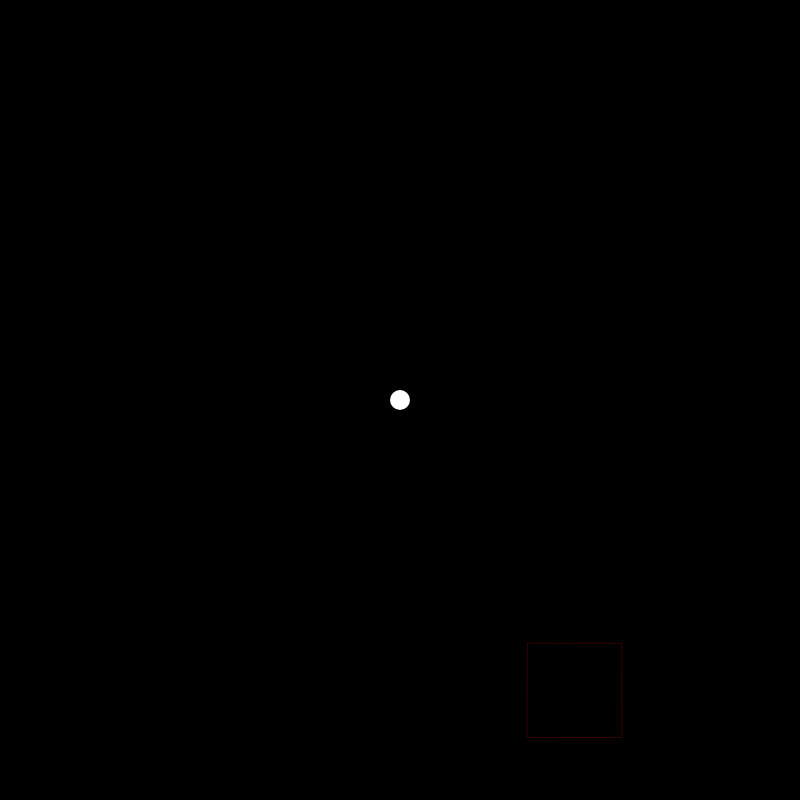
Frame 1 (no input)
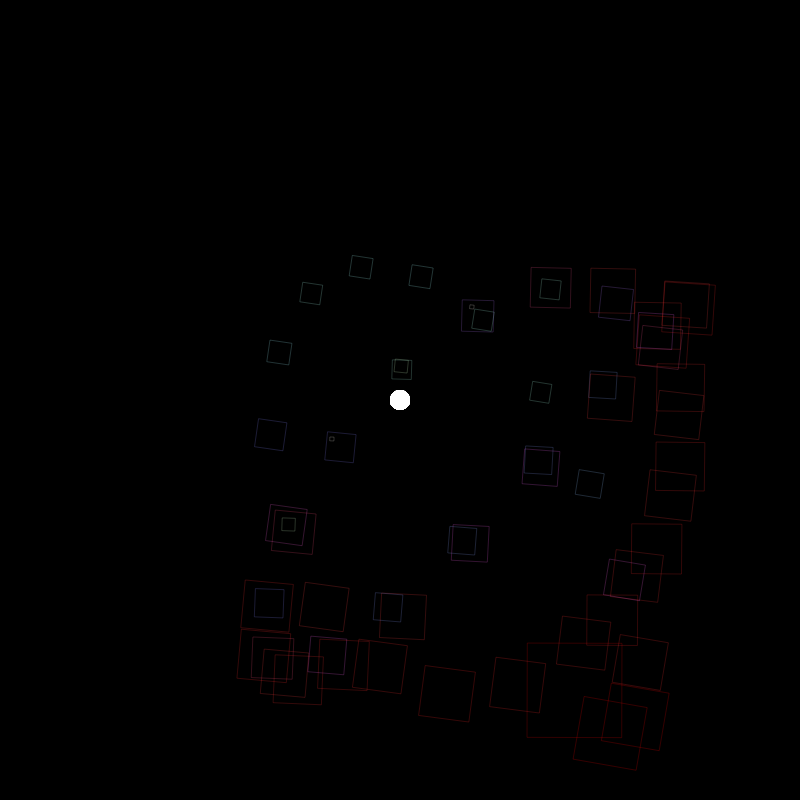
Frame 60 (no input)
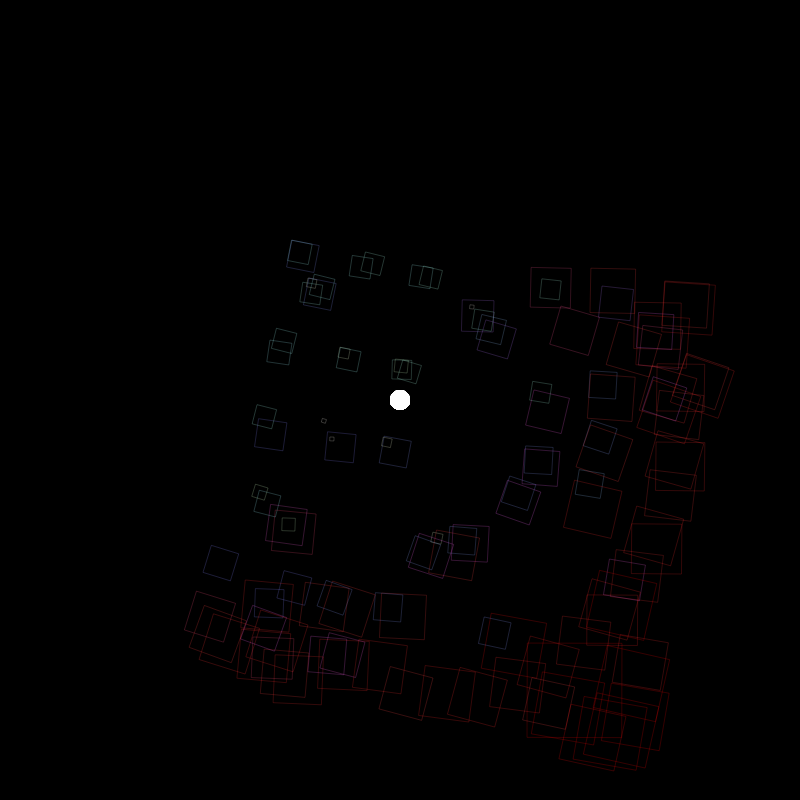
Frame 120 (the mouse pressed at the canvas centre since frame 60)

The p5.js sketch that drew these frames (run headless with seeded random() and noise() and a simulated clock; from frame 60 on, the mouse is pressed at the canvas centre):

// p5.js sketch
// ── sketch.js
var r = 4;
var px, py;
var spd = 1;

function setup() {
    px = 0;
    py = 0;
    createCanvas(800, 800);
    angleMode(DEGREES);
    background(0);
    colorMode(HSB);
    // frameRate(30);
}

function draw() {

    // background(0);
    noStroke();
    var d = dist(width/2, height/2, px, py);
    
    push();
        translate(width/2, height/2);
        ellipse(0, 0, 20, 20);
        spd = noise(frameCount/100) * 5;
        rotate(frameCount/6);
        // rect(50, 50, 20, 20);

        push();
            // translate(20, 20);
            translate(
                sin(frameCount * 20) * width/4,
                cos(frameCount * 24 + (frameCount/360)) * width/4
                // 10 * (cos(frameCount*8)), 0
                // 50 + width/8 * (sin(frameCount) + cos(frameCount*8))
                // 10 * (cos(frameCount*8)),
                // frameCount/2
                );

            // fill(80 + (d/width) * 255, 100 * (d/200), 100 * (d/width));
            noFill();
            stroke((d/180) * 255, 100 * (d/360), 100);
            strokeWeight(0.2);
            r = d/6;
            // ellipse(60, 60, r, r)
            rect(60, 60, r, r)

            px = width/2 + sin(frameCount * 20) * width/4 + 80;
            py = height/2 + cos(frameCount * 24) * width/4 + 80;
            

        pop();
    pop();
}


function keyTyped() {
    if (key === 'p'){
        doDraw = !doDraw;
    }
}
